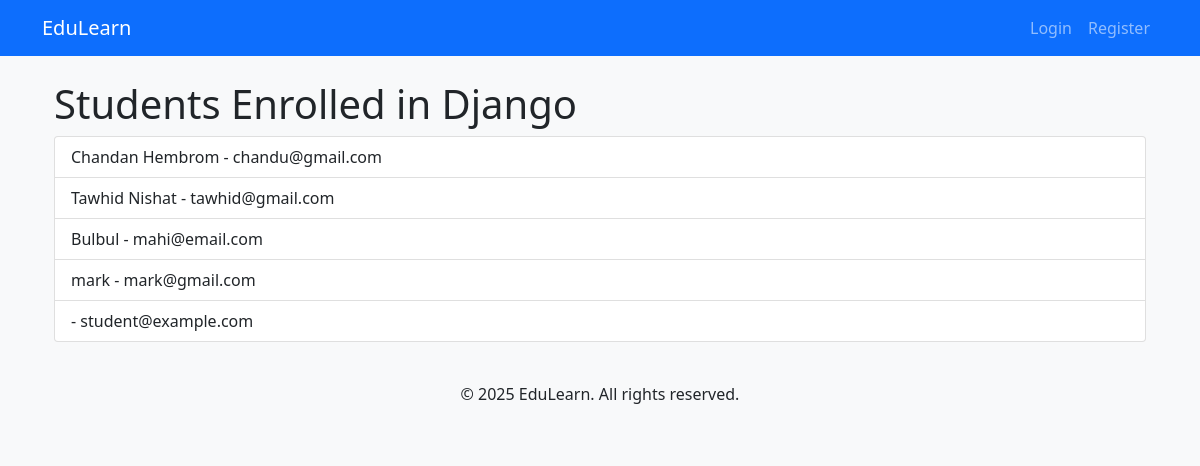
The page /course/1/students/ on the database its author committed.
### courses/models.py (models this page shows, shortened)
class Course(models.Model):
    title = models.CharField(max_length=200)
    description = models.TextField()
    duration = models.IntegerField(help_text="Duration in hours")
    thumbnail = models.ImageField(upload_to='course_thumbnails/', null=True, blank=True)
    created_at = models.DateTimeField(auto_now_add=True)

class Student(models.Model):
    name = models.CharField(max_length=200)
    email = models.EmailField(unique=True)
    enrolled_courses = models.ManyToManyField(Course, related_name='students')
    completed_lessons = models.ManyToManyField(Lesson, related_name='completed_by',blank=True)

### courses/views.py (the view)
# urls.py: path('course/<int:id>/students/', view_students, name='view_students'),
def view_students(request, id):
    course = get_object_or_404(Course, id=id)
    students = course.students.all()
    return render(request, 'courses/view_students.html', {'students':students, 'course':course})

### templates/courses/view_students.html (shortened to what this page needs)
{% extends 'courses/base.html' %}
{% block content %}
<div class="container">
    <h1 class="mt-4">Students Enrolled in {{ course.title }}</h1>
    <ul class="list-group">
        {% for student in students %}
            <li class="list-group-item">{{ student.name }} - {{ student.email }}</li>
        {% endfor %}
    </ul>
</div>
{% endblock %}

### templates/courses/base.html (shortened to what this page needs)
<!DOCTYPE html>
<html lang="en">
<head>
{% load static %}
<link rel="stylesheet" href="{% static 'course/css/bootstrap.min.css' %}">
</head>
<body>
<nav class="navbar navbar-expand-lg navbar-dark bg-primary">
<div class="container">
<a class="navbar-brand" href="/">EduLearn</a>
<div class="collapse navbar-collapse" id="navbarNav">
<ul class="navbar-nav ms-auto">
{% if user.is_authenticated %}
<li class="nav-item"><a class="nav-link" href="{% url 'logout' %}">Logout</a></li>
{% else %}
<li class="nav-item"><a class="nav-link" href="{% url 'login' %}">Login</a></li>
<li class="nav-item"><a class="nav-link" href="{% url 'register' %}">Register</a></li>
{% endif %}
</ul>
</div>
</div>
</nav>
<div class="container mt-4">
{% block content %}{% endblock %}
</div>
<footer class="text-center mt-4 p-3 bg-light">
<p>&copy; 2025 EduLearn. All rights reserved.</p>
</footer>
</body>
</html>

### templates/courses/base.html (style rules this page uses)
body { background-color: #f8f9fa; }

### rows shown on the page
Course: title "Django"
Student: name "Chandan Hembrom", email "chandu@gmail.com"
Student: name "Tawhid Nishat", email "tawhid@gmail.com"
Student: name "Bulbul", email "mahi@email.com"
Student: name "mark", email "mark@gmail.com"
Student: email "student@example.com"
